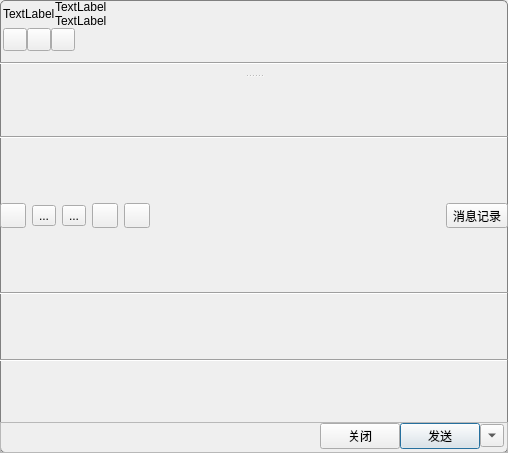
<?xml version="1.0" encoding="UTF-8"?>
<ui version="4.0">
 <class>QQFriendChatDlg</class>
 <widget class="QWidget" name="QQFriendChatDlg">
  <property name="geometry">
   <rect>
    <x>0</x>
    <y>0</y>
    <width>508</width>
    <height>453</height>
   </rect>
  </property>
  <property name="minimumSize">
   <size>
    <width>500</width>
    <height>450</height>
   </size>
  </property>
  <property name="windowTitle">
   <string>Dialog</string>
  </property>
  <property name="styleSheet">
   <string notr="true">QWidget#QQFriendChatDlg {
border:1px solid grey;
border-radius:5px;
}</string>
  </property>
  <layout class="QVBoxLayout" name="verticalLayout_4">
   <property name="spacing">
    <number>0</number>
   </property>
   <property name="margin">
    <number>0</number>
   </property>
   <item>
    <layout class="QHBoxLayout" name="horizontalLayout_6">
     <property name="spacing">
      <number>0</number>
     </property>
     <property name="leftMargin">
      <number>3</number>
     </property>
     <item>
      <layout class="QHBoxLayout" name="horizontalLayout">
       <item>
        <widget class="QLabel" name="lbl_avatar_">
         <property name="sizePolicy">
          <sizepolicy hsizetype="Fixed" vsizetype="Fixed">
           <horstretch>0</horstretch>
           <verstretch>0</verstretch>
          </sizepolicy>
         </property>
         <property name="text">
          <string>TextLabel</string>
         </property>
        </widget>
       </item>
       <item>
        <layout class="QVBoxLayout" name="verticalLayout">
         <item>
          <widget class="QLabel" name="lbl_name_">
           <property name="text">
            <string>TextLabel</string>
           </property>
          </widget>
         </item>
         <item>
          <widget class="QLabel" name="lbl_mood_">
           <property name="text">
            <string>TextLabel</string>
           </property>
          </widget>
         </item>
        </layout>
       </item>
      </layout>
     </item>
    </layout>
   </item>
   <item>
    <layout class="QHBoxLayout" name="horizontalLayout_2">
     <property name="leftMargin">
      <number>3</number>
     </property>
     <property name="bottomMargin">
      <number>3</number>
     </property>
     <item>
      <widget class="QToolButton" name="toolButton">
       <property name="text">
        <string/>
       </property>
      </widget>
     </item>
     <item>
      <widget class="QToolButton" name="toolButton_2">
       <property name="text">
        <string/>
       </property>
      </widget>
     </item>
     <item>
      <widget class="QToolButton" name="toolButton_3">
       <property name="text">
        <string/>
       </property>
      </widget>
     </item>
     <item>
      <spacer name="horizontalSpacer">
       <property name="orientation">
        <enum>Qt::Horizontal</enum>
       </property>
       <property name="sizeHint" stdset="0">
        <size>
         <width>40</width>
         <height>20</height>
        </size>
       </property>
      </spacer>
     </item>
    </layout>
   </item>
   <item>
    <widget class="QSplitter" name="splitter">
     <property name="orientation">
      <enum>Qt::Vertical</enum>
     </property>
     <widget class="QWidget" name="layoutWidget">
      <layout class="QVBoxLayout" name="v_show_layout_">
       <property name="spacing">
        <number>0</number>
       </property>
       <item>
        <widget class="Line" name="second_line_">
         <property name="orientation">
          <enum>Qt::Horizontal</enum>
         </property>
        </widget>
       </item>
      </layout>
     </widget>
     <widget class="QWidget" name="layoutWidget">
      <layout class="QVBoxLayout" name="vlo_bottom">
       <item>
        <widget class="Line" name="line">
         <property name="orientation">
          <enum>Qt::Horizontal</enum>
         </property>
        </widget>
       </item>
       <item>
        <layout class="QHBoxLayout" name="horizontalLayout_3">
         <item>
          <widget class="QToolButton" name="toolButton_4">
           <property name="text">
            <string/>
           </property>
           <property name="iconSize">
            <size>
             <width>18</width>
             <height>18</height>
            </size>
           </property>
          </widget>
         </item>
         <item>
          <widget class="QToolButton" name="btn_qqface">
           <property name="styleSheet">
            <string notr="true"/>
           </property>
           <property name="text">
            <string>...</string>
           </property>
           <property name="icon">
            <iconset>
             <normaloff>images/ui/chatdialog/qqface.png</normaloff>images/ui/chatdialog/qqface.png</iconset>
           </property>
           <property name="iconSize">
            <size>
             <width>18</width>
             <height>18</height>
            </size>
           </property>
          </widget>
         </item>
         <item>
          <widget class="QToolButton" name="btn_send_img">
           <property name="sizePolicy">
            <sizepolicy hsizetype="Fixed" vsizetype="Fixed">
             <horstretch>0</horstretch>
             <verstretch>0</verstretch>
            </sizepolicy>
           </property>
           <property name="text">
            <string>...</string>
           </property>
           <property name="icon">
            <iconset>
             <normaloff>images/ui/chatdialog/sendimg.png</normaloff>images/ui/chatdialog/sendimg.png</iconset>
           </property>
           <property name="iconSize">
            <size>
             <width>18</width>
             <height>18</height>
            </size>
           </property>
          </widget>
         </item>
         <item>
          <widget class="QToolButton" name="toolButton_8">
           <property name="text">
            <string/>
           </property>
           <property name="iconSize">
            <size>
             <width>18</width>
             <height>18</height>
            </size>
           </property>
          </widget>
         </item>
         <item>
          <widget class="QToolButton" name="toolButton_9">
           <property name="text">
            <string/>
           </property>
           <property name="iconSize">
            <size>
             <width>18</width>
             <height>18</height>
            </size>
           </property>
          </widget>
         </item>
         <item>
          <spacer name="horizontalSpacer_2">
           <property name="orientation">
            <enum>Qt::Horizontal</enum>
           </property>
           <property name="sizeHint" stdset="0">
            <size>
             <width>40</width>
             <height>20</height>
            </size>
           </property>
          </spacer>
         </item>
         <item>
          <widget class="QToolButton" name="btn_chat_log">
           <property name="text">
            <string>消息记录</string>
           </property>
          </widget>
         </item>
        </layout>
       </item>
       <item>
        <widget class="Line" name="fourth_line_">
         <property name="orientation">
          <enum>Qt::Horizontal</enum>
         </property>
        </widget>
       </item>
       <item>
        <widget class="Line" name="line_5">
         <property name="orientation">
          <enum>Qt::Horizontal</enum>
         </property>
        </widget>
       </item>
      </layout>
     </widget>
    </widget>
   </item>
   <item>
    <widget class="QFrame" name="frame_chatdlg_bottom">
     <property name="frameShape">
      <enum>QFrame::StyledPanel</enum>
     </property>
     <property name="frameShadow">
      <enum>QFrame::Raised</enum>
     </property>
     <layout class="QVBoxLayout" name="verticalLayout_2">
      <property name="spacing">
       <number>0</number>
      </property>
      <property name="margin">
       <number>0</number>
      </property>
      <item>
       <layout class="QHBoxLayout" name="horizontalLayout_4">
        <property name="leftMargin">
         <number>3</number>
        </property>
        <property name="rightMargin">
         <number>3</number>
        </property>
        <property name="bottomMargin">
         <number>3</number>
        </property>
        <item>
         <spacer name="horizontalSpacer_3">
          <property name="orientation">
           <enum>Qt::Horizontal</enum>
          </property>
          <property name="sizeHint" stdset="0">
           <size>
            <width>40</width>
            <height>20</height>
           </size>
          </property>
         </spacer>
        </item>
        <item>
         <widget class="QPushButton" name="btn_close">
          <property name="text">
           <string>关闭</string>
          </property>
         </widget>
        </item>
        <item>
         <widget class="QPushButton" name="btn_send_msg">
          <property name="text">
           <string>发送</string>
          </property>
          <property name="default">
           <bool>true</bool>
          </property>
         </widget>
        </item>
        <item>
         <widget class="QToolButton" name="btn_send_key">
          <property name="text">
           <string/>
          </property>
          <property name="popupMode">
           <enum>QToolButton::InstantPopup</enum>
          </property>
          <property name="arrowType">
           <enum>Qt::DownArrow</enum>
          </property>
         </widget>
        </item>
       </layout>
      </item>
     </layout>
    </widget>
   </item>
  </layout>
  <zorder>frame_chatdlg_bottom</zorder>
  <zorder>splitter</zorder>
 </widget>
 <resources/>
 <connections/>
</ui>
